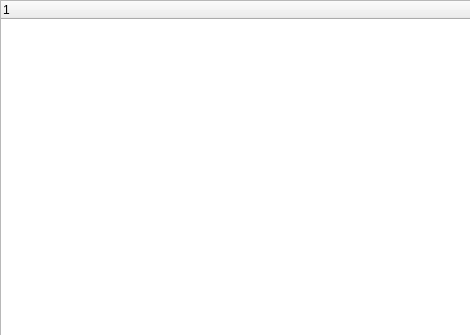
<?xml version="1.0" encoding="UTF-8"?>
<ui version="4.0">
 <class>Widget</class>
 <widget class="QWidget" name="Widget">
  <property name="geometry">
   <rect>
    <x>0</x>
    <y>0</y>
    <width>470</width>
    <height>335</height>
   </rect>
  </property>
  <property name="windowTitle">
   <string>Widget</string>
  </property>
  <widget class="QTreeWidget" name="treeWidget">
   <property name="geometry">
    <rect>
     <x>0</x>
     <y>0</y>
     <width>471</width>
     <height>341</height>
    </rect>
   </property>
   <column>
    <property name="text">
     <string notr="true">1</string>
    </property>
   </column>
  </widget>
 </widget>
 <layoutdefault spacing="6" margin="11"/>
 <resources/>
 <connections/>
</ui>
